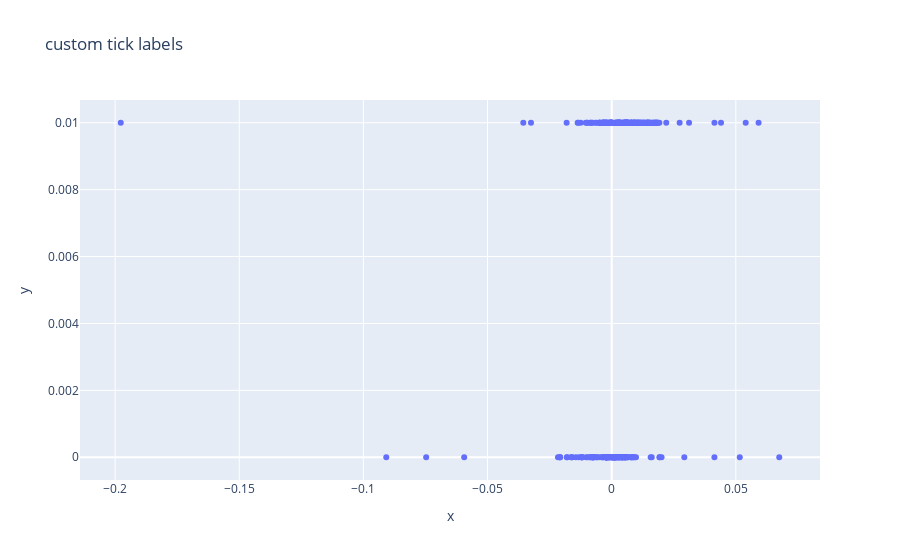

Source (notebook cell):
### Code cell
import plotly.express as px
fig = px.scatter(x=result.squeeze().numpy()/100, y=test_y.squeeze().numpy()/100,
              title='custom tick labels')
fig.show()

### Figure 1 — Plotly figure (JSON) as saved in the notebook; plotly's stock layout.template omitted (floating-point values rounded to 4 significant figures; data arrays with more than 128 entries replaced by an {"elided": "..."} marker saying what was removed)
{"data": [{"hovertemplate": "x=%{x}<br>y=%{y}<extra></extra>", "legendgroup": "", "marker": {"color": "#636efa", "symbol": "circle"}, "mode": "markers", "name": "", "orientation": "v", "showlegend": false, "type": "scatter", "x": {"elided": "347 float values"}, "xaxis": "x", "y": {"elided": "347 float values"}, "yaxis": "y"}], "layout": {"legend": {"tracegroupgap": 0}, "title": {"text": "custom tick labels"}, "xaxis": {"anchor": "y", "domain": [0, 1], "title": {"text": "x"}}, "yaxis": {"anchor": "x", "domain": [0, 1], "title": {"text": "y"}}}}
